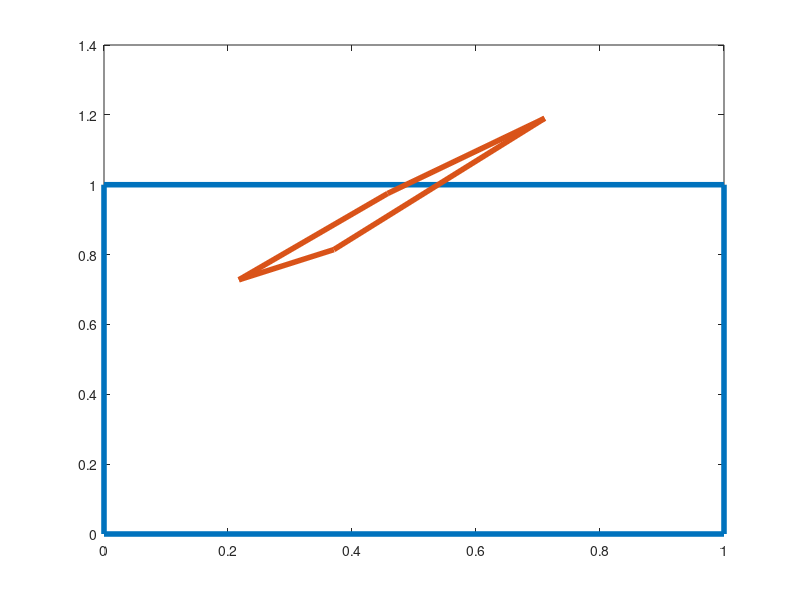

The MATLAB script that drew this image: (Note: this script raises an error after producing the figure.)
clear
pt = [0,0;1,0;1,1;0,1;0,0]';

pt_h = [pt;ones(1,5)];

%T = rand(3,3);
%T= [0.9961    0.1067    0.7749;
    %0.0782    0.9619    0.8173;
    %0.4427    0.0046    0.8687]
T =[0.1361    0.5499    0.6221;
    0.8693    0.1450    0.3510;
    0.5797    0.8530    0.5132];
T = rand(3,3);

tpt_h = T*pt_h;

tpt = bsxfun(@rdivide, tpt_h(1:2,:), tpt_h(3,:));

figure; axis equal;
plot(pt(1,:),pt(2,:),'LineWidth',4); hold on;
plot(tpt(1,:),tpt(2,:),'LineWidth',4);

% decompose
[r,u,k,n] = TransformDecompose(T);
theta_r = acos(r(1));
theta_u = acos(u(1));

% normalise the rotations (unit rotation)
n_r = r(2:4)/sin(theta_r);
n_u = u(2:4)/sin(theta_u);

state0 = [0;0;1;1;1]; % initial state
state1 = [theta_r;theta_u;k(1:3)]; % final state

spac = linspace(0,1,20); % definte interpolation steps

% interpolate
istate = interp1([0,1],[state0,state1]',spac,'linear')';

for i=1:20
    ir = [cos(istate(1,i));n_r*sin(istate(1,i))];
    iu = [cos(istate(2,i));n_u*sin(istate(2,i))];
    ik(1:3) = istate(3:5,i);
    % get rotation matrix from quaternion
    R = quat2rotm(ir);
    U = quat2rotm(iu);
    K = diag(ik);
    iT = R*(U*K*U')*n;

    tpt_h = iT*pt_h;

    tpt = bsxfun(@rdivide, tpt_h(1:2,:), tpt_h(3,:));

    plot(tpt(1,:),tpt(2,:));

    pause(0.2);

end
